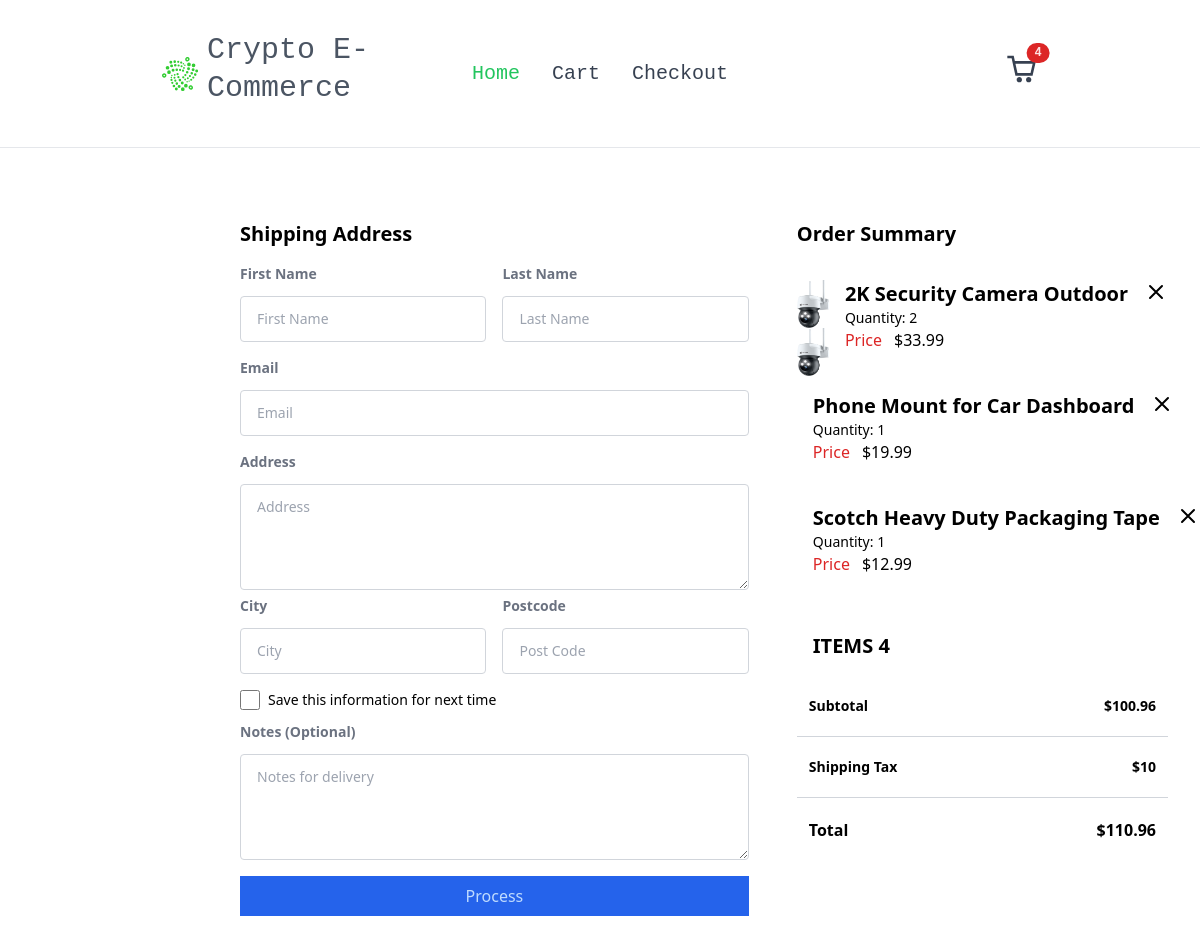
The app's page /checkout/ (signed in) with its own data.
### store/models.py (models this page shows, shortened)
class Order(models.Model):
    customer = models.ForeignKey(Customer, on_delete=models.SET_NULL, blank=True, null=True)
    date_ordered = models.DateTimeField(auto_now_add=True)
    complete = models.BooleanField(default=False, null=True, blank=False)
    transaction_id = models.CharField(max_length=200, null=True)
    @property
    def get_cart_total(self):
        shipping = 10
        orderitems = self.orderitem_set.all()
        total = sum([item.get_total for item in orderitems])
        return {'total': total, 'totalAfterShipping': total + shipping, 'shipping': shipping} #Shipping cost
    @property
    def get_cart_items(self):
        orderitems = self.orderitem_set.all()
        total = sum([item.quantity for item in orderitems])
        return total

class OrderItem(models.Model):
    product = models.ForeignKey(Product, on_delete=models.SET_NULL, blank=True, null=True)
    order = models.ForeignKey(Order, on_delete=models.SET_NULL, blank=True, null=True)
    quantity = models.IntegerField(default=0, null=True, blank=True)
    date_added = models.DateTimeField(auto_now_add=True)
    @property
    def get_total(self):
        total = self.product.price * self.quantity
        return total

class Product(models.Model):
    name = models.CharField(max_length=200, null=True)
    price = models.FloatField()
    digital = models.BooleanField(default=False, null=True, blank=False)
    description = models.TextField(null=True)
    image = models.ImageField(null=True, blank=True)
    @property
    def imageURL(self):
        try:
            url = self.image.url
        except:
            url = ''
        return url

### store/views.py (the view)
# urls.py: path('checkout/', views.checkout, name='checkout'),
def checkout(request):
    if request.user.is_authenticated:
        customer = request.user.customer
        order, created = Order.objects.get_or_create(customer=customer, complete=False) #Get or create an order for the customer
        items = order.orderitem_set.all() #Get all the items in the order
    else:
        items = []
        order = {'get_cart_total': 0, 'get_cart_items': 0}
    context = {'items': items, 'order': order}
    return render(request, 'store/checkout.html', context)

### store/templates/store/checkout.html
{% extends 'store/main.html' %}
{% load static %}
{% block content %}
<div class="container p-12 mx-auto">
    <div class="flex flex-col w-full px-0 mx-auto md:flex-row">
        <div class="flex flex-col md:w-full">
            <h2 class="mb-4 font-bold md:text-xl text-heading ">Shipping Address
            </h2>
            <form class="justify-center w-full mx-auto" method="post" action>
                <div class="">
                    <div class="space-x-0 lg:flex lg:space-x-4">
                        <div class="w-full lg:w-1/2">
                            <label for="firstName" class="block mb-3 text-sm font-semibold text-gray-500">First
                                Name</label>
                            <input name="firstName" type="text" placeholder="First Name"
                                class="w-full px-4 py-3 text-sm border border-gray-300 rounded lg:text-sm focus:outline-none focus:ring-1 focus:ring-blue-600">
                        </div>
                        <div class="w-full lg:w-1/2 ">
                            <label for="firstName" class="block mb-3 text-sm font-semibold text-gray-500">Last
                                Name</label>
                            <input name="Last Name" type="text" placeholder="Last Name"
                                class="w-full px-4 py-3 text-sm border border-gray-300 rounded lg:text-sm focus:outline-none focus:ring-1 focus:ring-blue-600">
                        </div>
                    </div>
                    <div class="mt-4">
                        <div class="w-full">
                            <label for="Email"
                                class="block mb-3 text-sm font-semibold text-gray-500">Email</label>
                            <input name="Last Name" type="text" placeholder="Email"
                                class="w-full px-4 py-3 text-sm border border-gray-300 rounded lg:text-sm focus:outline-none focus:ring-1 focus:ring-blue-600">
                        </div>
                    </div>
                    <div class="mt-4">
                        <div class="w-full">
                            <label for="Address"
                                class="block mb-3 text-sm font-semibold text-gray-500">Address</label>
                            <textarea
                                class="w-full px-4 py-3 text-xs border border-gray-300 rounded lg:text-sm focus:outline-none focus:ring-1 focus:ring-blue-600"
                                name="Address" cols="20" rows="4" placeholder="Address"></textarea>
                        </div>
                    </div>
                    <div class="space-x-0 lg:flex lg:space-x-4">
                        <div class="w-full lg:w-1/2">
                            <label for="city"
                                class="block mb-3 text-sm font-semibold text-gray-500">City</label>
                            <input name="city" type="text" placeholder="City"
                                class="w-full px-4 py-3 text-sm border border-gray-300 rounded lg:text-sm focus:outline-none focus:ring-1 focus:ring-blue-600">
                        </div>
                        <div class="w-full lg:w-1/2 ">
                            <label for="postcode" class="block mb-3 text-sm font-semibold text-gray-500">
                                Postcode</label>
                            <input name="postcode" type="text" placeholder="Post Code"
                                class="w-full px-4 py-3 text-sm border border-gray-300 rounded lg:text-sm focus:outline-none focus:ring-1 focus:ring-blue-600">
                        </div>
                    </div>
                    <div class="flex items-center mt-4">
                        <label class="flex items-center text-sm group text-heading">
                            <input type="checkbox"
                                class="w-5 h-5 border border-gray-300 rounded focus:outline-none focus:ring-1">
                            <span class="ml-2">Save this information for next time</span></label>
                    </div>
                    <div class="relative pt-3 xl:pt-6"><label for="note"
                            class="block mb-3 text-sm font-semibold text-gray-500"> Notes
                            (Optional)</label><textarea name="note"
                            class="flex items-center w-full px-4 py-3 text-sm border border-gray-300 rounded focus:outline-none focus:ring-1 focus:ring-blue-600"
                            rows="4" placeholder="Notes for delivery"></textarea>
                    </div>
                    <div class="mt-4">
                        <button
                            class="w-full px-6 py-2 text-blue-200 bg-blue-600 hover:bg-blue-900">Process</button>
                    </div>
                </div>
            </form>
        </div>
        <div class="flex flex-col w-full ml-0 lg:ml-12 lg:w-2/5">
            <div class="pt-12 md:pt-0 2xl:ps-4">
                <h2 class="text-xl font-bold">Order Summary
                </h2>
                <div class="mt-8">
                    <div class="flex flex-col space-y-4">
                        {% for item in items %}
                        <div class="flex space-x-4">
                            <div class="w-24 h-24 bg-contain" style="background-image: url('{{item.product.imageURL}}')">
                            </div>
                            <div class="flex flex-col">
                                <h2 class="text-xl font-bold truncate ...">{{item.product.name}}</h2>
                                <span class="text-sm truncate ...">Quantity: {{item.quantity}}</span>
                                <span class="text-red-600 flex flex-row">Price <p class="ml-3 text-black">${{item.product.price}} </p></span>
                            </div>
                            <div>
                                <svg xmlns="http://www.w3.org/2000/svg" class="w-6 h-6" fill="none"
                                    viewBox="0 0 24 24" stroke="currentColor">
                                    <path stroke-linecap="round" stroke-linejoin="round" stroke-width="2"
                                        d="M6 18L18 6M6 6l12 12" />
                                </svg>
                            </div>
                        </div>
                        {% endfor %}
                    </div>
                </div>
                <div class="flex p-4 mt-4">
                    <h2 class="text-xl font-bold">ITEMS {{order.get_cart_items}}</h2>
                </div>
                <div class="flex justify-between items-center w-full py-4 text-sm font-semibold border-b border-gray-300 lg:py-5 lg:px-3 text-heading last:border-b-0 last:text-base last:pb-0">
                    Subtotal<span class="ml-2">${{order.get_cart_total.total}}</span></div>
                <div class="flex justify-between items-center w-full py-4 text-sm font-semibold border-b border-gray-300 lg:py-5 lg:px-3 text-heading last:border-b-0 last:text-base last:pb-0">
                    Shipping Tax<span class="ml-2">${{order.get_cart_total.shipping}}</span></div>
                <div class="flex justify-between items-center w-full py-4 text-sm font-semibold border-b border-gray-300 lg:py-5 lg:px-3 text-heading last:border-b-0 last:text-base last:pb-0">
                    Total<span class="ml-2">${{order.get_cart_total.totalAfterShipping}}</span></div>
            </div>
        </div>
    </div>
</div>
{% endblock content %}

### store/templates/store/main.html (shortened to what this page needs)
<!DOCTYPE html>
{% load static %}
<html lang="en">
<head>
    <link rel="stylesheet" type="text/css" href="{% static 'css/main.css' %}">
    <script src="https://cdn.tailwindcss.com"></script>
</head>
<body>
    <nav class="bg-white border-gray-200 font-mono w-full flex px-8 sm:px-4 py-8 rounded dark:bg-gray-800">
        <div class="container w-9/12 grid grid-cols-3 gap-8 justify-center items-center mx-auto">
        <a href="{% url 'store' %}" class="flex items-center">
            <span class="font-medium ml-2 leading-tight text-3xl mt-0 mb-2 text-gray-600">Crypto E-Commerce</span>
        </a>
        <div class="hidden justify-center items-center w-full md:flex md:w-auto md:order-0" id="mobile-menu-2">
          <ul class="flex flex-col mt-4 md:flex-row md:space-x-8 md:mt-0 md:text-xl md:font-medium">
            <li>
              <a href="{% url 'store' %}" class="block py-2 pr-4 pl-3 text-white bg-green-500 rounded md:bg-transparent md:text-green-500 md:p-0 dark:text-white" aria-current="page">Home</a>
            </li>
            <li>
              <a href="{% url 'cart' %}" class="block py-2 pr-4 pl-3 text-gray-700 border-b border-gray-100 hover:bg-gray-50 md:hover:bg-transparent md:border-0 md:hover:text-green-500 md:p-0 dark:text-gray-400 md:dark:hover:text-white dark:hover:bg-gray-700 dark:hover:text-white md:dark:hover:bg-transparent dark:border-gray-700">Cart</a>
            </li>
            <li>
              <a href="{% url 'checkout' %}" class="block py-2 pr-4 pl-3 text-gray-700 border-b border-gray-100 hover:bg-gray-50 md:hover:bg-transparent md:border-0 md:hover:text-green-500 md:p-0 dark:text-gray-400 md:dark:hover:text-white dark:hover:bg-gray-700 dark:hover:text-white md:dark:hover:bg-transparent dark:border-gray-700">Checkout</a>
            </li>
          </ul>
        </div>
        <div class="flex justify-end">
            <a class="md:text-xl" href="{% url 'cart' %}">
            <span class="relative inline-block">
                <span class="absolute top-0 right-0 inline-flex items-center justify-center px-2 py-1 text-xs font-bold leading-none text-red-100 transform translate-x-1/2 -translate-y-1/2 bg-red-600 rounded-full">{{order.get_cart_items}}</span>
              </span>
              </a>
        </div>
        </div>
      </nav>
    <hr>
    <div class="container mx-48 my-6">
        {% block content %}
        {% endblock content %}
    </div>
</body>
</html>

### records on screen
Order: get_cart_items "4", get_cart_total.total "100.96", get_cart_total.shipping "10", get_cart_total.totalAfterShipping "110.96"
OrderItem: product.imageURL (picture), product.name "2K Security Camera Outdoor", quantity "2", product.price "33.99"
OrderItem: product.name "Phone Mount for Car Dashboard", quantity "1", product.price "19.99"
OrderItem: product.name "Scotch Heavy Duty Packaging Tape", quantity "1", product.price "12.99"
